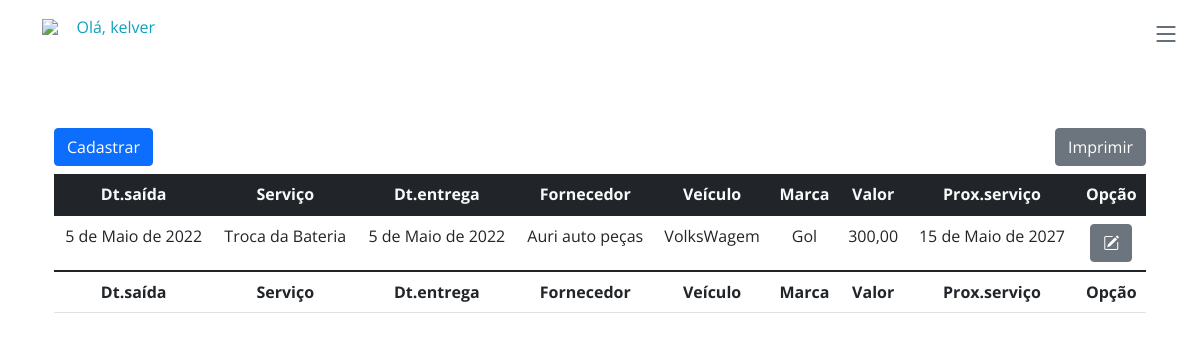
Screenshot of /manutencao/ (signed in) with the database file from the repository.
### core/models.py (models this page shows, shortened)
class Maintenance(models.Model):
    departure_date = models.DateField('Data de saída', blank=False)
    service = models.CharField('Serviço', max_length=200, blank=False)
    delivery_date = models.DateField('Data de entrega', blank=False)
    provider = models.ForeignKey(Provider, on_delete=models.CASCADE, verbose_name='Fornecedor')
    vehicle = models.ForeignKey(Vehicle, on_delete=models.CASCADE, verbose_name='Veículo')
    mark_main = models.CharField('Marca', max_length=50, blank=False)
    value = models.DecimalField('Valor', decimal_places=2, max_digits=9, blank=False)
    next_service = models.DateField('Próximo serviço', blank=False)
    class Meta:
        verbose_name = 'Manutenção'
        verbose_name_plural = 'Manutenções'
        ordering = ['-departure_date']

class Provider(models.Model):
    provide_name = models.CharField('Nome', max_length=100, blank=False)
    address = models.CharField('Endereço', max_length=100, blank=False)
    number = models.IntegerField('Número', blank=False)
    district = models.CharField('Bairro', max_length=100, blank=False)
    city = models.CharField('Cidade', max_length=50, blank=False)
    phone_number = models.CharField('Telefone', max_length=15, blank=False)
    email = models.EmailField('E-mail', blank=False)
    date_create = models.DateField('Data de Cadastro', blank=False)
    class Meta:
        verbose_name = 'Fornecedor'
        verbose_name_plural = 'Fornecedores'
        ordering = ['-date_create']
    def __str__(self):
        return self.provide_name

class Vehicle(models.Model):
    brand = models.CharField('Marca', max_length=30, blank=False)
    vehicle = models.CharField('Modelo', max_length=40, blank=False)
    color = models.CharField('Cor', max_length=20, blank=False)
    plate = models.CharField('Placa', max_length=10, blank=False)
    date_create = models.DateField('Data de Cadastro', blank=False)
    class Meta:
        verbose_name = 'Veículo'
        verbose_name_plural = 'Veículos'
        ordering = ['-date_create']
    def __str__(self):
        return self.brand

### core/views.py (the view, shortened to what this page needs)
# urls.py: path('manutencao/', views.manutencao, name='manutencao'),
@login_required(login_url='login')
def manutencao(request):
    form = MaintenanceForm(request.POST or None)
    manutencoes = Maintenance.objects.all()
    form = MaintenanceForm()
    return render(request, 'manutencao.html', {'form': form, 'manutencoes': manutencoes})

### core/templates/manutencao.html (shortened to what this page needs)
{% extends 'index.html' %}
{% load widget_tweaks %}
{% block content %}
<br><br><br><br><br>
<div class="container d-flex flex-column align-items-lg-start" id="fechar">
  <div class="container pt-2">
    <div class="row gy-4 gx-lg-4">
    </div>
  </div>
</div>
<div class="container d-flex flex-column align-items-lg-start">
  <div class="container">
    <button type="button" class="btn btn-primary" data-toggle="modal" data-target="#exampleModal" id="idmanutencao">Cadastrar</button>
    <a href="{% url 'export_excel_manutencao' %}"><button type="button" class="btn btn-secondary float-end">Imprimir</button></a>
  </div>
</div>
<div class="container d-flex flex-column align-items-lg-start">
  <div class="container pt-2">
      <table class="table table-hover" id="manutencao">
          <thead class="bg-dark text-light text-center">
              <tr>
                  <th scope="col">Dt.saída</th>
                  <th scope="col">Serviço</th>
                  <th scope="col">Dt.entrega</th>
                  <th scope="col">Fornecedor</th>
                  <th scope="col">Veículo</th>
                  <th scope="col">Marca</th>
                  <th scope="col">Valor</th>
                  <th scope="col">Prox.serviço</th>
                  <th scope="col">Opção</th>
              </tr>
          </thead>
          <tbody class="text-center">
            {% for manutencao in manutencoes %}
              <tr>
                  <td>{{ manutencao.departure_date }}</td>
                  <td>{{ manutencao.service }}</td>
                  <td>{{ manutencao.delivery_date }}</td>
                  <td>{{ manutencao.provider }}</td>
                  <td>{{ manutencao.vehicle }}</td>
                  <td>{{ manutencao.mark_main }}</td>
                  <td>{{ manutencao.value }}</td>
                  <td>{{ manutencao.next_service }}</td>
                  <td>
                    <a href="{% url 'update_manutencao' manutencao.id %}"><button class="btn btn-secondary bi bi-pencil-square" data-target="#exampleModal" data-toggle="modal"></button></a>
                  </td>
              </tr>
              {% endfor %}
          </tbody>
          <tfoot class=" text-dark text-center">
              <th>Dt.saída</th>
              <th>Serviço</th>
              <th>Dt.entrega</th>
              <th>Fornecedor</th>
              <th>Veículo</th>
              <th>Marca</th>
              <th>Valor</th>
              <th>Prox.serviço</th>
              <th>Opção</th>
          </tfoot>
      </table>
  </div>
</div>
{% endblock %}

### core/templates/index.html (shortened to what this page needs)
<!DOCTYPE html>
<html lang="pt-BR">
{% load static %}
<head>
  <link href="{% static 'assets/vendor/bootstrap/css/bootstrap.min.css' %}" rel="stylesheet">
  <link href="{% static 'assets/vendor/bootstrap-icons/bootstrap-icons.css' %}" rel="stylesheet">
  <link href="{% static 'assets/vendor/aos/aos.css' %}" rel="stylesheet">
  <link href="{% static 'assets/vendor/glightbox/css/glightbox.min.css' %}" rel="stylesheet">
  <link href="{% static 'assets/vendor/swiper/swiper-bundle.min.css' %}" rel="stylesheet">
  <link href="{% static 'assets/css/variables.css' %}" rel="stylesheet">
  <link href="{% static 'assets/css/main.css' %}" rel="stylesheet">
  <link href="{% static 'assets/css/icones.css' %}" rel="stylesheet">
  <link rel="stylesheet" type="text/css" href="https://cdn.datatables.net/v/bs4/dt-1.11.5/datatables.min.css"/>
</head>
<body>
  {% block header %}
  <header id="header" class="header fixed-top" data-scrollto-offset="0">
    <div class="container d-flex align-items-center justify-content-between">
      {% if user.is_authenticated %}
      <a href="/" class="logo d-flex align-items-center scrollto me-auto me-lg-0">
        <img src="https://texbrasil.com.br/wp-content/uploads/2020/09/bonor-botoes.png">&nbsp;&nbsp; Olá, {{ user }}
      </a>
      <nav id="navbar" class="navbar">
        <i class="bi bi-list mobile-nav-toggle d-none"></i>
      </nav>
    </div>
    {% endif %}
  </header>
  {% endblock %}
  {% block content %}{% endblock %}
</body>
</html>

### core/static/assets/css/variables.css (style rules this page uses)
:root { --font-default: 'Open Sans', system-ui, -apple-system, "Segoe UI", Roboto, "Helvetica Neue", Arial, "Noto Sans", "Liberation Sans", sans-serif, "Apple Color Emoji", "Segoe UI Emoji", "Segoe UI Symbol", "Noto Color Emoji"; --font-primary: 'Source Sans Pro', sans-serif; --font-secondary: 'Poppins', sans-serif; --color-default: #1a1f24; --color-default-rgb: 26, 31, 36; --color-links: #0ea2bd; --color-links-hover: #1ec3e0; --color-primary: #0ea2bd; --color-primary-light: #1ec3e0; --color-primary-dark: #0189a1; --color-primary-rgb: 14, 162, 189; --color-primary-light-rgb: 30, 195, 224; --color-primary-dark-rgb: 1, 137, 161; --color-secondary: #485664; --color-secondary-light: #8f9fae; --color-secondary-dark: #3a4753; --color-secondary-rgb: 72, 86, 100; --color-secondary-light-rgb: 143, 159, 174; --color-secondary-dark-rgb: 58, 71, 83; --color-blue: #0d6efd; --color-blue-rgb: 13, 110, 253; --color-indigo: #6610f2; --color-indigo-rgb: 102, 16, 242; --color-purple: #6f42c1; --color-purple-rgb: 111, 66, 193; --color-pink: #f3268c; --color-pink-rgb: 243, 38, 140; --color-red: #df1529; --color-red-rgb: 223, 21, 4; --color-orange: #fd7e14; --color-orange-rgb: 253, 126, 20; --color-yellow: #ffc107; --color-yellow-rgb: 255, 193, 7; --color-green: #059652; --color-green-rgb: 5, 150, 82; --color-teal: #20c997; --color-teal-rgb: 32, 201, 151; --color-cyan: #0dcaf0; --color-cyan-rgb: 13, 202, 240; --color-white: #ffffff; --color-white-rgb: 255, 255, 255; --color-gray: #6c757d; --color-gray-rgb: 108, 117, 125; --color-black: #000000; --color-black-rgb: 0, 0, 0; }
:root { --bs-blue: var(--color-blue); --bs-indigo: var(--color-indigo); --bs-purple: var(--color-purple); --bs-pink: var(--color-pink); --bs-red: var(--color-red); --bs-orange: var(--color-orange); --bs-yellow: var(--color-yellow); --bs-green: var(--color-green); --bs-teal: var(--color-teal); --bs-cyan: var(--color-cyan); --bs-white: var(--color-white); --bs-gray: var(--color-gray); --bs-gray-dark: #343a40; --bs-gray-100: #f8f9fa; --bs-gray-200: #e9ecef; --bs-gray-300: #dee2e6; --bs-gray-400: #ced4da; --bs-gray-500: #adb5bd; --bs-gray-600: #6c757d; --bs-gray-700: #495057; --bs-gray-800: #343a40; --bs-gray-900: #212529; --bs-primary: var(--color-blue); --bs-secondary: var(--color-blue); --bs-success: #198754; --bs-info: #0dcaf0; --bs-warning: #ffc107; --bs-danger: #dc3545; --bs-light: #f8f9fa; --bs-dark: #212529; --bs-primary-rgb: var(--color-primary-rgb); --bs-secondary-rgb: var(--color-secondary-rgb); --bs-success-rgb: 25, 135, 84; --bs-info-rgb: 13, 202, 240; --bs-warning-rgb: 255, 193, 7; --bs-danger-rgb: 220, 53, 69; --bs-light-rgb: 248, 249, 250; --bs-dark-rgb: 33, 37, 41; --bs-white-rgb: var(--color-white-rgb); --bs-black-rgb: var(--color-black-rgb); --bs-body-color-rgb: var(--color-default-rgb); --bs-body-bg-rgb: 255, 255, 255; --bs-font-sans-serif: var(--font-default); --bs-font-monospace: SFMono-Regular, Menlo, Monaco, Consolas, "Liberation Mono", "Courier New", monospace; --bs-gradient: linear-gradient(180deg, rgba(255, 255, 255, 0.15), rgba(255, 255, 255, 0)); --bs-body-font-family: var(--font-default); --bs-body-font-size: 1rem; --bs-body-font-weight: 400; --bs-body-line-height: 1.5; --bs-body-color: var(--color-default); --bs-body-bg: #fff; }

### core/static/assets/css/main.css (style rules this page uses)
:root { scroll-behavior: smooth; }
a { color: var(--color-links); text-decoration: none; }
.header { padding: 15px 0; transition: all 0.5s; z-index: 997; }
.header .logo img { max-height: 40px; margin-right: 6px; }
@media (max-width: 1279px) { .navbar { position: fixed; top: 0; left: -100%; width: calc(100% - 70px); bottom: 0; transition: 0.3s; z-index: 9997; } }
@media (max-width: 1279px) { .mobile-nav-toggle { display: block !important; color: var(--color-secondary); font-size: 28px; cursor: pointer; line-height: 0; transition: 0.5s; position: fixed; top: 20px; z-index: 9999; right: 20px; } }

### rows the page displays
Maintenance: departure_date "5 de Maio de 2022", service "Troca da Bateria", delivery_date "5 de Maio de 2022", provider "Auri auto peças", vehicle "VolksWagem", mark_main "Gol", value "300,00", next_service "15 de Maio de 2027"

### other values shown
{{ user }} "kelver"
